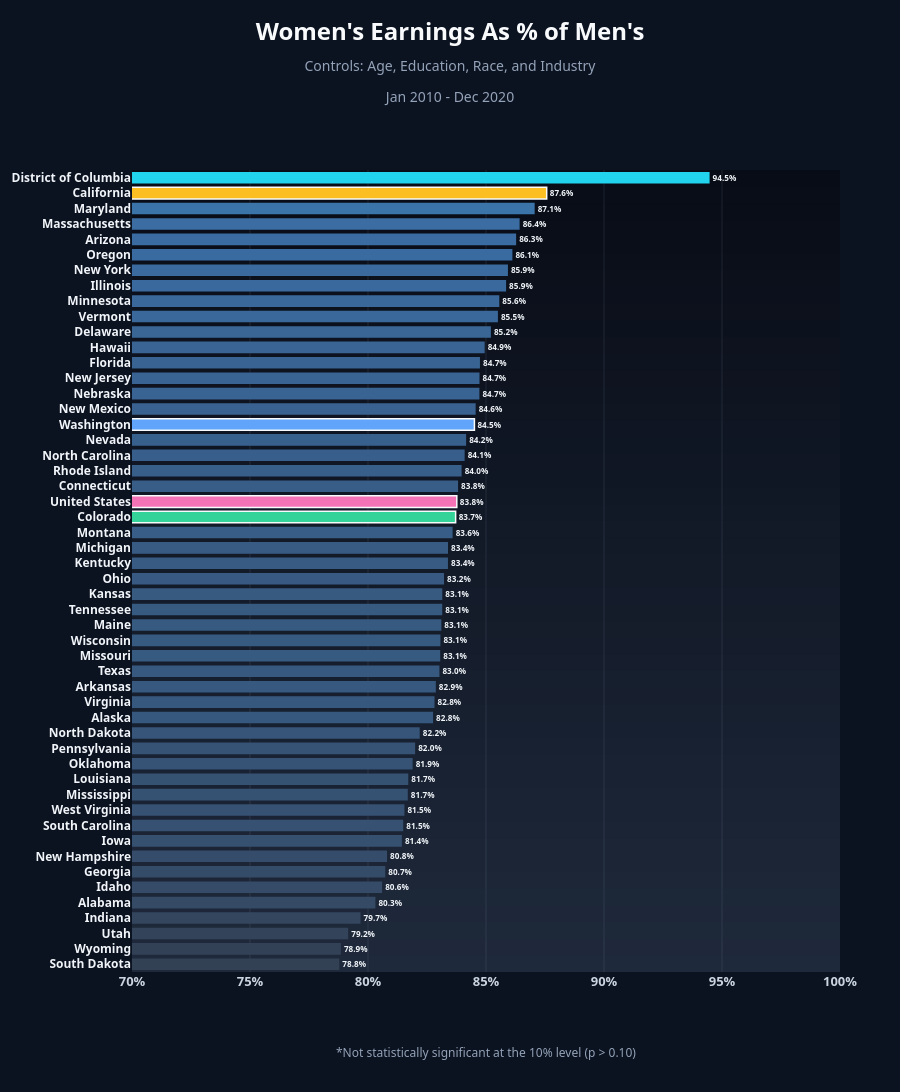

Notebook code for this chart:
### Code cell
fig = plot_state_bars(ranking_ind, 'Pre_EPEWA_Gap', 'female_pval', "Women's Earnings As % of Men's",
                      "Age, Education, Race, and Industry", PRE_PERIOD, [0.7, 1], save_as="states_pre_gap_industry")

### Figure 1 — Plotly figure (JSON) as saved in the notebook; plotly's stock layout.template omitted (floating-point values rounded to 4 significant figures)
{"data": [{"cliponaxis": false, "hovertemplate": "%{y}: %{text}<extra></extra>", "marker": {"color": ["rgb(51, 65, 85)", "rgb(51, 65, 86)", "rgb(51, 67, 89)", "rgb(52, 70, 94)", "rgb(53, 74, 101)", "rgb(53, 75, 103)", "rgb(53, 76, 105)", "rgb(53, 77, 106)", "rgb(54, 80, 112)", "rgb(54, 81, 113)", "rgb(54, 81, 113)", "rgb(54, 82, 115)", "rgb(54, 82, 115)", "rgb(54, 83, 117)", "rgb(54, 83, 118)", "rgb(54, 85, 120)", "rgb(55, 88, 126)", "rgb(55, 88, 126)", "rgb(55, 88, 127)", "rgb(55, 89, 128)", "rgb(55, 90, 129)", "rgb(55, 90, 129)", "rgb(55, 90, 129)", "rgb(55, 90, 129)", "rgb(55, 90, 129)", "rgb(56, 90, 130)", "rgb(56, 91, 132)", "rgb(56, 91, 132)", "rgb(56, 93, 134)", "#34d399", "#f472b6", "rgb(56, 94, 136)", "rgb(56, 95, 138)", "rgb(56, 95, 139)", "rgb(56, 96, 140)", "#60a5fa", "rgb(57, 98, 144)", "rgb(57, 99, 146)", "rgb(57, 99, 146)", "rgb(57, 99, 146)", "rgb(57, 100, 148)", "rgb(58, 102, 150)", "rgb(58, 104, 154)", "rgb(58, 104, 154)", "rgb(58, 106, 157)", "rgb(58, 106, 158)", "rgb(58, 107, 160)", "rgb(59, 108, 161)", "rgb(59, 109, 163)", "rgb(58, 116, 169)", "#fbbf24", "rgb(34, 211, 238)"], "line": {"color": ["rgba(0,0,0,0)", "rgba(0,0,0,0)", "rgba(0,0,0,0)", "rgba(0,0,0,0)", "rgba(0,0,0,0)", "rgba(0,0,0,0)", "rgba(0,0,0,0)", "rgba(0,0,0,0)", "rgba(0,0,0,0)", "rgba(0,0,0,0)", "rgba(0,0,0,0)", "rgba(0,0,0,0)", "rgba(0,0,0,0)", "rgba(0,0,0,0)", "rgba(0,0,0,0)", "rgba(0,0,0,0)", "rgba(0,0,0,0)", "rgba(0,0,0,0)", "rgba(0,0,0,0)", "rgba(0,0,0,0)", "rgba(0,0,0,0)", "rgba(0,0,0,0)", "rgba(0,0,0,0)", "rgba(0,0,0,0)", "rgba(0,0,0,0)", "rgba(0,0,0,0)", "rgba(0,0,0,0)", "rgba(0,0,0,0)", "rgba(0,0,0,0)", "#f8fafc", "#f8fafc", "rgba(0,0,0,0)", "rgba(0,0,0,0)", "rgba(0,0,0,0)", "rgba(0,0,0,0)", "#f8fafc", "rgba(0,0,0,0)", "rgba(0,0,0,0)", "rgba(0,0,0,0)", "rgba(0,0,0,0)", "rgba(0,0,0,0)", "rgba(0,0,0,0)", "rgba(0,0,0,0)", "rgba(0,0,0,0)", "rgba(0,0,0,0)", "rgba(0,0,0,0)", "rgba(0,0,0,0)", "rgba(0,0,0,0)", "rgba(0,0,0,0)", "rgba(0,0,0,0)", "#f8fafc", "rgba(0,0,0,0)"], "width": 1.5}}, "orientation": "h", "text": ["<b>78.8%</b>", "<b>78.9%</b>", "<b>79.2%</b>", "<b>79.7%</b>", "<b>80.3%</b>", "<b>80.6%</b>", "<b>80.7%</b>", "<b>80.8%</b>", "<b>81.4%</b>", "<b>81.5%</b>", "<b>81.5%</b>", "<b>81.7%</b>", "<b>81.7%</b>", "<b>81.9%</b>", "<b>82.0%</b>", "<b>82.2%</b>", "<b>82.8%</b>", "<b>82.8%</b>", "<b>82.9%</b>", "<b>83.0%</b>", "<b>83.1%</b>", "<b>83.1%</b>", "<b>83.1%</b>", "<b>83.1%</b>", "<b>83.1%</b>", "<b>83.2%</b>", "<b>83.4%</b>", "<b>83.4%</b>", "<b>83.6%</b>", "<b>83.7%</b>", "<b>83.8%</b>", "<b>83.8%</b>", "<b>84.0%</b>", "<b>84.1%</b>", "<b>84.2%</b>", "<b>84.5%</b>", "<b>84.6%</b>", "<b>84.7%</b>", "<b>84.7%</b>", "<b>84.7%</b>", "<b>84.9%</b>", "<b>85.2%</b>", "<b>85.5%</b>", "<b>85.6%</b>", "<b>85.9%</b>", "<b>85.9%</b>", "<b>86.1%</b>", "<b>86.3%</b>", "<b>86.4%</b>", "<b>87.1%</b>", "<b>87.6%</b>", "<b>94.5%</b>"], "textfont": {"color": "#f1f5f9", "size": 12}, "textposition": "outside", "type": "bar", "x": [0.7878, 0.7885, 0.7916, 0.7968, 0.8031, 0.806, 0.8073, 0.8081, 0.8144, 0.8149, 0.8154, 0.8169, 0.8171, 0.8189, 0.82, 0.8219, 0.8276, 0.8282, 0.8287, 0.8303, 0.8306, 0.8307, 0.8311, 0.8315, 0.8315, 0.8322, 0.8339, 0.8339, 0.8359, 0.8371, 0.8376, 0.8382, 0.8397, 0.8409, 0.8416, 0.8451, 0.8456, 0.8472, 0.8472, 0.8474, 0.8494, 0.8521, 0.8551, 0.8556, 0.8585, 0.8593, 0.8612, 0.8628, 0.8642, 0.8706, 0.8757, 0.9447], "y": ["<b>South Dakota</b>", "<b>Wyoming</b>", "<b>Utah</b>", "<b>Indiana</b>", "<b>Alabama</b>", "<b>Idaho</b>", "<b>Georgia</b>", "<b>New Hampshire</b>", "<b>Iowa</b>", "<b>South Carolina</b>", "<b>West Virginia</b>", "<b>Mississippi</b>", "<b>Louisiana</b>", "<b>Oklahoma</b>", "<b>Pennsylvania</b>", "<b>North Dakota</b>", "<b>Alaska</b>", "<b>Virginia</b>", "<b>Arkansas</b>", "<b>Texas</b>", "<b>Missouri</b>", "<b>Wisconsin</b>", "<b>Maine</b>", "<b>Tennessee</b>", "<b>Kansas</b>", "<b>Ohio</b>", "<b>Kentucky</b>", "<b>Michigan</b>", "<b>Montana</b>", "<b>Colorado</b>", "<b>United States</b>", "<b>Connecticut</b>", "<b>Rhode Island</b>", "<b>North Carolina</b>", "<b>Nevada</b>", "<b>Washington</b>", "<b>New Mexico</b>", "<b>Nebraska</b>", "<b>New Jersey</b>", "<b>Florida</b>", "<b>Hawaii</b>", "<b>Delaware</b>", "<b>Vermont</b>", "<b>Minnesota</b>", "<b>Illinois</b>", "<b>New York</b>", "<b>Oregon</b>", "<b>Arizona</b>", "<b>Massachusetts</b>", "<b>Maryland</b>", "<b>California</b>", "<b>District of Columbia</b>"]}], "layout": {"annotations": [{"font": {"color": "#94a3b8", "size": 12}, "showarrow": false, "text": "*Not statistically significant at the 10% level (p > 0.10)", "x": 0.5, "xref": "paper", "y": 0, "yanchor": "top", "yref": "paper", "yshift": -70}], "bargap": 0.25, "font": {"color": "#cbd5e1", "family": "Bahnschrift, 'Segoe UI Variable Display', 'Segoe UI', Helvetica, Arial, sans-serif"}, "height": 1404, "margin": {"b": 120, "l": 20, "r": 60, "t": 170}, "paper_bgcolor": "#0b1220", "plot_bgcolor": "rgba(0,0,0,0)", "shapes": [{"fillcolor": "rgb(8, 12, 22)", "layer": "below", "line": {"width": 0}, "type": "rect", "x0": 0, "x1": 1, "xref": "paper", "y0": 0, "y1": 1, "yref": "paper"}, {"fillcolor": "rgb(8, 13, 23)", "layer": "below", "line": {"width": 0}, "type": "rect", "x0": 0, "x1": 1, "xref": "paper", "y0": 0, "y1": 0.9792, "yref": "paper"}, {"fillcolor": "rgb(9, 13, 24)", "layer": "below", "line": {"width": 0}, "type": "rect", "x0": 0, "x1": 1, "xref": "paper", "y0": 0, "y1": 0.9583, "yref": "paper"}, {"fillcolor": "rgb(9, 14, 24)", "layer": "below", "line": {"width": 0}, "type": "rect", "x0": 0, "x1": 1, "xref": "paper", "y0": 0, "y1": 0.9375, "yref": "paper"}, {"fillcolor": "rgb(10, 14, 25)", "layer": "below", "line": {"width": 0}, "type": "rect", "x0": 0, "x1": 1, "xref": "paper", "y0": 0, "y1": 0.9167, "yref": "paper"}, {"fillcolor": "rgb(10, 15, 26)", "layer": "below", "line": {"width": 0}, "type": "rect", "x0": 0, "x1": 1, "xref": "paper", "y0": 0, "y1": 0.8958, "yref": "paper"}, {"fillcolor": "rgb(11, 16, 27)", "layer": "below", "line": {"width": 0}, "type": "rect", "x0": 0, "x1": 1, "xref": "paper", "y0": 0, "y1": 0.875, "yref": "paper"}, {"fillcolor": "rgb(11, 16, 28)", "layer": "below", "line": {"width": 0}, "type": "rect", "x0": 0, "x1": 1, "xref": "paper", "y0": 0, "y1": 0.8542, "yref": "paper"}, {"fillcolor": "rgb(12, 17, 28)", "layer": "below", "line": {"width": 0}, "type": "rect", "x0": 0, "x1": 1, "xref": "paper", "y0": 0, "y1": 0.8333, "yref": "paper"}, {"fillcolor": "rgb(12, 18, 29)", "layer": "below", "line": {"width": 0}, "type": "rect", "x0": 0, "x1": 1, "xref": "paper", "y0": 0, "y1": 0.8125, "yref": "paper"}, {"fillcolor": "rgb(13, 18, 30)", "layer": "below", "line": {"width": 0}, "type": "rect", "x0": 0, "x1": 1, "xref": "paper", "y0": 0, "y1": 0.7917, "yref": "paper"}, {"fillcolor": "rgb(13, 19, 31)", "layer": "below", "line": {"width": 0}, "type": "rect", "x0": 0, "x1": 1, "xref": "paper", "y0": 0, "y1": 0.7708, "yref": "paper"}, {"fillcolor": "rgb(14, 19, 31)", "layer": "below", "line": {"width": 0}, "type": "rect", "x0": 0, "x1": 1, "xref": "paper", "y0": 0, "y1": 0.75, "yref": "paper"}, {"fillcolor": "rgb(14, 20, 32)", "layer": "below", "line": {"width": 0}, "type": "rect", "x0": 0, "x1": 1, "xref": "paper", "y0": 0, "y1": 0.7292, "yref": "paper"}, {"fillcolor": "rgb(15, 21, 33)", "layer": "below", "line": {"width": 0}, "type": "rect", "x0": 0, "x1": 1, "xref": "paper", "y0": 0, "y1": 0.7083, "yref": "paper"}, {"fillcolor": "rgb(15, 21, 34)", "layer": "below", "line": {"width": 0}, "type": "rect", "x0": 0, "x1": 1, "xref": "paper", "y0": 0, "y1": 0.6875, "yref": "paper"}, {"fillcolor": "rgb(15, 22, 35)", "layer": "below", "line": {"width": 0}, "type": "rect", "x0": 0, "x1": 1, "xref": "paper", "y0": 0, "y1": 0.6667, "yref": "paper"}, {"fillcolor": "rgb(16, 22, 35)", "layer": "below", "line": {"width": 0}, "type": "rect", "x0": 0, "x1": 1, "xref": "paper", "y0": 0, "y1": 0.6458, "yref": "paper"}, {"fillcolor": "rgb(16, 23, 36)", "layer": "below", "line": {"width": 0}, "type": "rect", "x0": 0, "x1": 1, "xref": "paper", "y0": 0, "y1": 0.625, "yref": "paper"}, {"fillcolor": "rgb(17, 24, 37)", "layer": "below", "line": {"width": 0}, "type": "rect", "x0": 0, "x1": 1, "xref": "paper", "y0": 0, "y1": 0.6042, "yref": "paper"}, {"fillcolor": "rgb(17, 24, 38)", "layer": "below", "line": {"width": 0}, "type": "rect", "x0": 0, "x1": 1, "xref": "paper", "y0": 0, "y1": 0.5833, "yref": "paper"}, {"fillcolor": "rgb(18, 25, 39)", "layer": "below", "line": {"width": 0}, "type": "rect", "x0": 0, "x1": 1, "xref": "paper", "y0": 0, "y1": 0.5625, "yref": "paper"}, {"fillcolor": "rgb(18, 26, 39)", "layer": "below", "line": {"width": 0}, "type": "rect", "x0": 0, "x1": 1, "xref": "paper", "y0": 0, "y1": 0.5417, "yref": "paper"}, {"fillcolor": "rgb(19, 26, 40)", "layer": "below", "line": {"width": 0}, "type": "rect", "x0": 0, "x1": 1, "xref": "paper", "y0": 0, "y1": 0.5208, "yref": "paper"}, {"fillcolor": "rgb(19, 27, 41)", "layer": "below", "line": {"width": 0}, "type": "rect", "x0": 0, "x1": 1, "xref": "paper", "y0": 0, "y1": 0.5, "yref": "paper"}, {"fillcolor": "rgb(20, 27, 42)", "layer": "below", "line": {"width": 0}, "type": "rect", "x0": 0, "x1": 1, "xref": "paper", "y0": 0, "y1": 0.4792, "yref": "paper"}, {"fillcolor": "rgb(20, 28, 42)", "layer": "below", "line": {"width": 0}, "type": "rect", "x0": 0, "x1": 1, "xref": "paper", "y0": 0, "y1": 0.4583, "yref": "paper"}, {"fillcolor": "rgb(21, 29, 43)", "layer": "below", "line": {"width": 0}, "type": "rect", "x0": 0, "x1": 1, "xref": "paper", "y0": 0, "y1": 0.4375, "yref": "paper"}, {"fillcolor": "rgb(21, 29, 44)", "layer": "below", "line": {"width": 0}, "type": "rect", "x0": 0, "x1": 1, "xref": "paper", "y0": 0, "y1": 0.4167, "yref": "paper"}, {"fillcolor": "rgb(22, 30, 45)", "layer": "below", "line": {"width": 0}, "type": "rect", "x0": 0, "x1": 1, "xref": "paper", "y0": 0, "y1": 0.3958, "yref": "paper"}, {"fillcolor": "rgb(22, 31, 46)", "layer": "below", "line": {"width": 0}, "type": "rect", "x0": 0, "x1": 1, "xref": "paper", "y0": 0, "y1": 0.375, "yref": "paper"}, {"fillcolor": "rgb(23, 31, 46)", "layer": "below", "line": {"width": 0}, "type": "rect", "x0": 0, "x1": 1, "xref": "paper", "y0": 0, "y1": 0.3542, "yref": "paper"}, {"fillcolor": "rgb(23, 32, 47)", "layer": "below", "line": {"width": 0}, "type": "rect", "x0": 0, "x1": 1, "xref": "paper", "y0": 0, "y1": 0.3333, "yref": "paper"}, {"fillcolor": "rgb(23, 32, 48)", "layer": "below", "line": {"width": 0}, "type": "rect", "x0": 0, "x1": 1, "xref": "paper", "y0": 0, "y1": 0.3125, "yref": "paper"}, {"fillcolor": "rgb(24, 33, 49)", "layer": "below", "line": {"width": 0}, "type": "rect", "x0": 0, "x1": 1, "xref": "paper", "y0": 0, "y1": 0.2917, "yref": "paper"}, {"fillcolor": "rgb(24, 34, 50)", "layer": "below", "line": {"width": 0}, "type": "rect", "x0": 0, "x1": 1, "xref": "paper", "y0": 0, "y1": 0.2708, "yref": "paper"}, {"fillcolor": "rgb(25, 34, 50)", "layer": "below", "line": {"width": 0}, "type": "rect", "x0": 0, "x1": 1, "xref": "paper", "y0": 0, "y1": 0.25, "yref": "paper"}, {"fillcolor": "rgb(25, 35, 51)", "layer": "below", "line": {"width": 0}, "type": "rect", "x0": 0, "x1": 1, "xref": "paper", "y0": 0, "y1": 0.2292, "yref": "paper"}, {"fillcolor": "rgb(26, 35, 52)", "layer": "below", "line": {"width": 0}, "type": "rect", "x0": 0, "x1": 1, "xref": "paper", "y0": 0, "y1": 0.2083, "yref": "paper"}, {"fillcolor": "rgb(26, 36, 53)", "layer": "below", "line": {"width": 0}, "type": "rect", "x0": 0, "x1": 1, "xref": "paper", "y0": 0, "y1": 0.1875, "yref": "paper"}, {"fillcolor": "rgb(27, 37, 53)", "layer": "below", "line": {"width": 0}, "type": "rect", "x0": 0, "x1": 1, "xref": "paper", "y0": 0, "y1": 0.1667, "yref": "paper"}, {"fillcolor": "rgb(27, 37, 54)", "layer": "below", "line": {"width": 0}, "type": "rect", "x0": 0, "x1": 1, "xref": "paper", "y0": 0, "y1": 0.1458, "yref": "paper"}, {"fillcolor": "rgb(28, 38, 55)", "layer": "below", "line": {"width": 0}, "type": "rect", "x0": 0, "x1": 1, "xref": "paper", "y0": 0, "y1": 0.125, "yref": "paper"}, {"fillcolor": "rgb(28, 39, 56)", "layer": "below", "line": {"width": 0}, "type": "rect", "x0": 0, "x1": 1, "xref": "paper", "y0": 0, "y1": 0.1042, "yref": "paper"}, {"fillcolor": "rgb(29, 39, 57)", "layer": "below", "line": {"width": 0}, "type": "rect", "x0": 0, "x1": 1, "xref": "paper", "y0": 0, "y1": 0.08333, "yref": "paper"}, {"fillcolor": "rgb(29, 40, 57)", "layer": "below", "line": {"width": 0}, "type": "rect", "x0": 0, "x1": 1, "xref": "paper", "y0": 0, "y1": 0.0625, "yref": "paper"}, {"fillcolor": "rgb(30, 40, 58)", "layer": "below", "line": {"width": 0}, "type": "rect", "x0": 0, "x1": 1, "xref": "paper", "y0": 0, "y1": 0.04167, "yref": "paper"}, {"fillcolor": "rgb(30, 41, 59)", "layer": "below", "line": {"width": 0}, "type": "rect", "x0": 0, "x1": 1, "xref": "paper", "y0": 0, "y1": 0.02083, "yref": "paper"}], "title": {"font": {"color": "#f8fafc", "size": 24}, "pad": {"t": 40}, "text": "<b>Women's Earnings As % of Men's</b><br><span style='font-size:14px;color:#94a3b8'>Controls: Age, Education, Race, and Industry<br>Jan 2010 - Dec 2020</span>", "x": 0.5, "xanchor": "center", "y": 1, "yanchor": "top"}, "xaxis": {"dtick": 0.05, "gridcolor": "rgba(148,163,184,0.15)", "range": [0.7, 1], "showgrid": true, "showline": false, "tickangle": 0, "tickfont": {"color": "#cbd5e1", "size": 13, "weight": "bold"}, "tickformat": ".0%", "zeroline": true, "zerolinecolor": "rgba(148,163,184,0.45)"}, "yaxis": {"automargin": true, "dtick": 1, "showgrid": false, "showline": false, "tickfont": {"color": "#f1f5f9", "size": 12}, "type": "category"}}}
